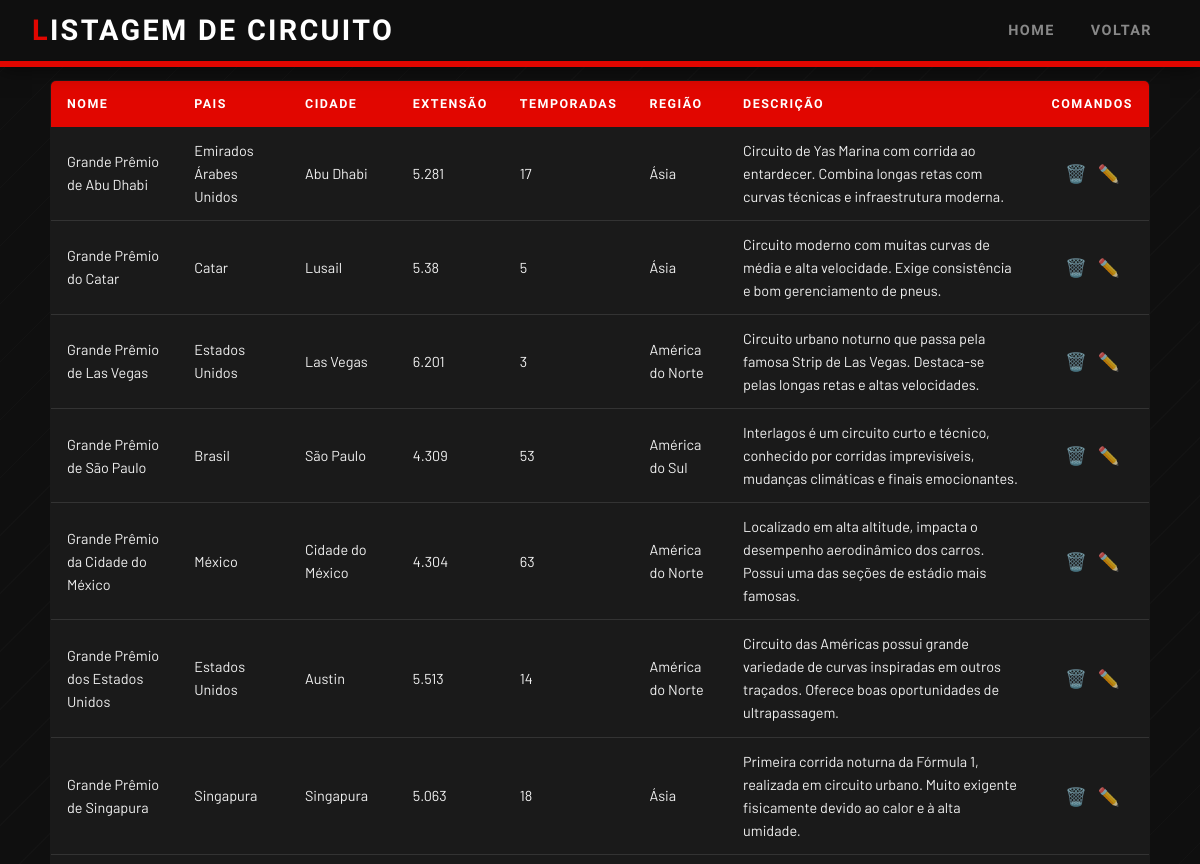
The app's page /View/circuitos/listagem-circuito.php (signed in, upper part), older data.
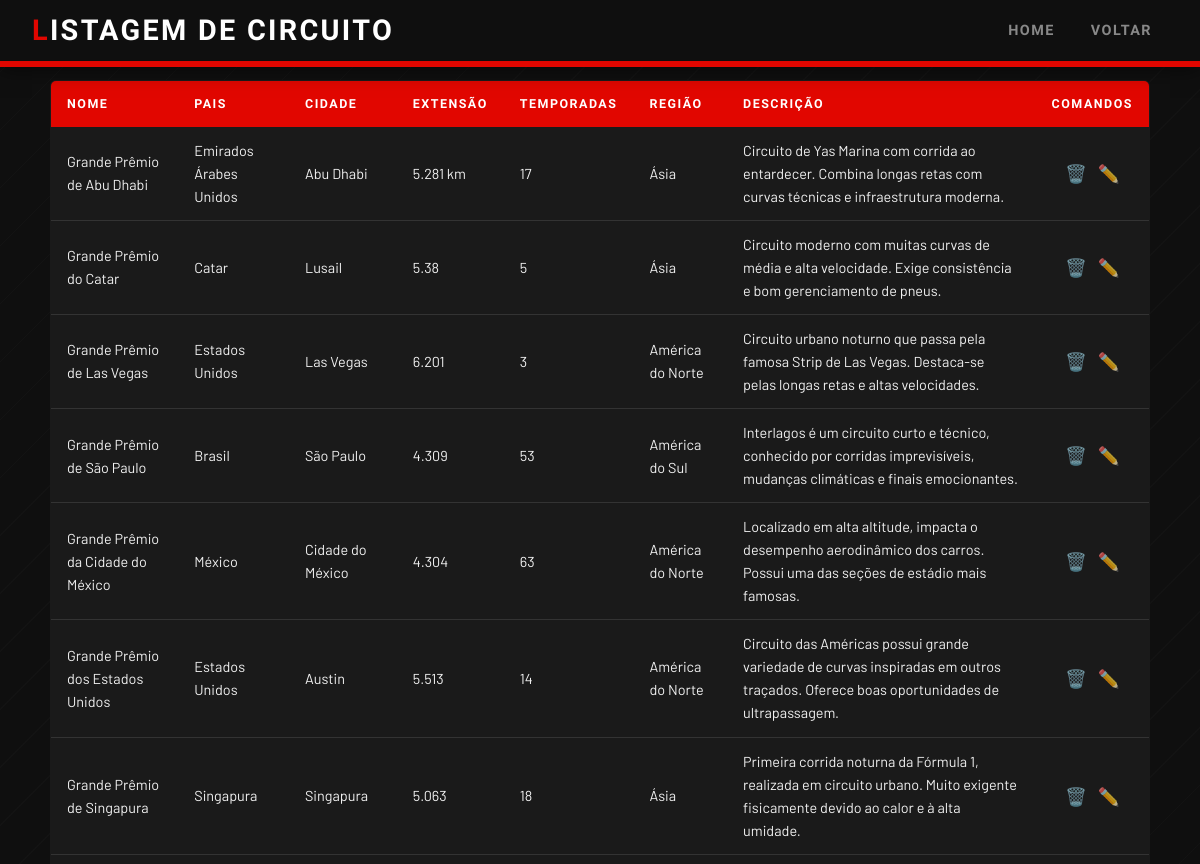
The same page, newer data.
### tables this page shows
CREATE TABLE circuitos(
    id_circuito INTEGER PRIMARY KEY AUTOINCREMENT,
    nome_circuito TEXT,
    pais_circuito TEXT,
    cidade TEXT,
    extensao REAL,
    ano_gp INTEGER,
    regiao TEXT,
    descricao_circuito TEXT
);

### view/circuitos/listagem-circuito.php (the view, shortened to what this page needs)
<?php
$conn = new PDO("sqlite:../../banco.db");
$sql_dados_circuitos = "
SELECT id_circuito, nome_circuito, pais_circuito, cidade, extensao, ano_gp, regiao, descricao_circuito
FROM circuitos
ORDER BY id_circuito DESC;
";
$result_set_circuitos = $conn->query($sql_dados_circuitos);
?>
<!DOCTYPE html>
<html>
<head>
    <link rel="stylesheet" href="../../style.css">
</head>
<body>
    <header>
        <h1>Listagem de circuito</h1>
            <nav>
                <a href="/">Home</a>
                <a href="/usuarios.php">Voltar</a>
            </nav>
    </header>
    <table>
        <thead>
            <tr>
                <th>Nome</th>
                <th>Pais</th>
                <th>Cidade</th>
                <th>Extensão</th>
                <th>Temporadas</th>
                <th>Região</th>
                <th>Descrição</th>
                <th>Comandos</th>
            </tr>
        </thead>
        <tbody>
            <?php
            while ($um_circuito = $result_set_circuitos->fetch(PDO::FETCH_ASSOC)) {
                $nome_circuito  = $um_circuito['nome_circuito'];
                $pais_circuito = $um_circuito['pais_circuito'];
                $cidade = $um_circuito['cidade'];
                $extensao = $um_circuito['extensao'];
                $ano_gp = $um_circuito['ano_gp'];
                $regiao = $um_circuito['regiao'];
                $descricao_circuito = $um_circuito['descricao_circuito'];
                $id_circuito = $um_circuito['id_circuito'];
                $linha_com_circuito = "
                <tr>
                    <td>$nome_circuito</td>
                    <td>$pais_circuito</td>
                    <td>$cidade</td>
                    <td>$extensao</td>
                    <td>$ano_gp</td>
                    <td>$regiao</td>
                    <td>$descricao_circuito</td>
                    <td>
                    <a href='/Controller/circuitos/ctrl-apagar-circuito.php?id_circuito=$id_circuito'>🗑️</a>
                    <a href='ctrl-editar-circuito.php?id_circuito=$id_circuito'>✏️</a>
                    </td>
                </tr>
                ";
                echo $linha_com_circuito;
            }
            ?>
        </tbody>
    </table>
</body>
</html>

Row changes from the older to the newer data that the page shows:
changed circuitos "Grande Prêmio de Abu Dhabi": extensao "5.281" → "5.281 km"
